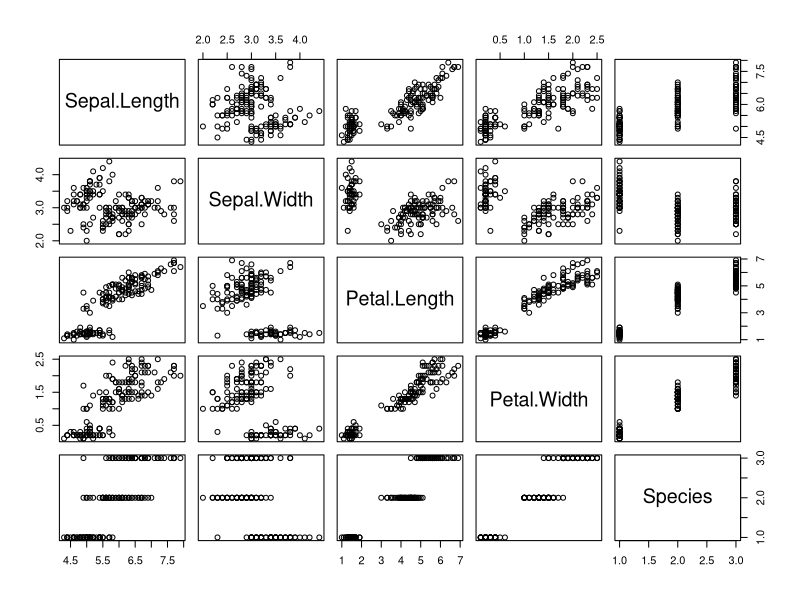
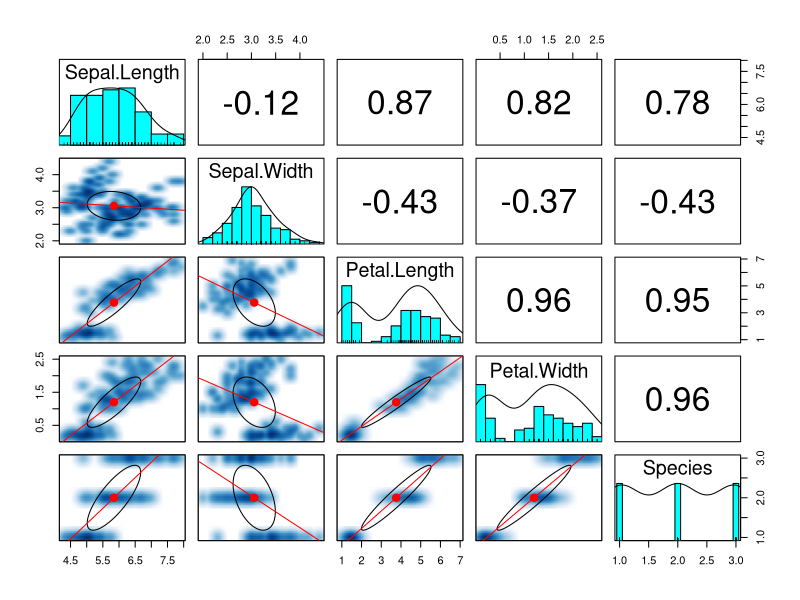
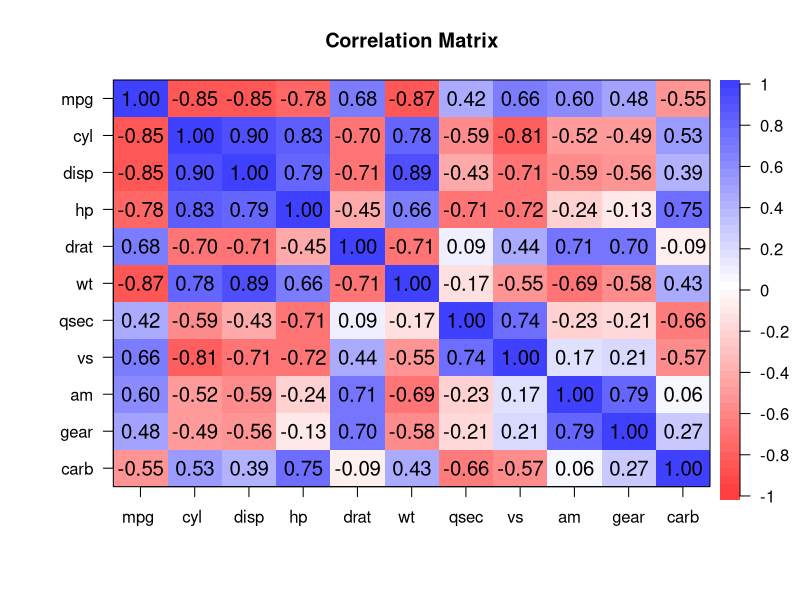
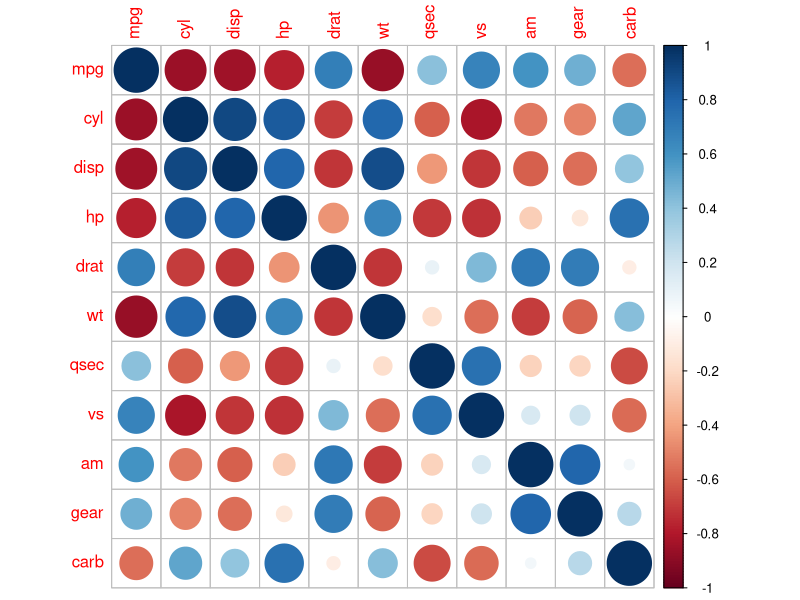

The R script that drew these images, in order: (Note: this script raises an error after producing the figures.)
## ---- chunk 1
knitr::opts_chunk$set(echo = TRUE)
## ---- chunk 2
cor(mtcars)
## ---- chunk 3
library(graphics)
library(psych)
library(corrplot)

pairs(iris)

pairs.panels(iris,lm = TRUE, smoother = TRUE)

# corPlot() from psych package shows correlation matrices graphically by using the image function to emphasize structure:

cor_matrix <- cor(mtcars)
corPlot(cor_matrix, main = "Correlation Matrix")
# psych package contains a wealth of useful functions, for more  help(package="psych"):
# for example for descriptive statistics try describe():
describe(mtcars)

# corrplot() from corrplot package:
corrplot(cor_matrix)

# PlotCorr() from DescTools (Tools for Descriptive Statistics):
PlotCorr(cor_matrix, cols=colorRampPalette(c("red", "black", "green"), space = "rgb")(20))

## ---- chunk 4
# Correlation test (one pair):

cor_test_result <- cor.test(mtcars$mpg,mtcars$cyl,alternative="two.sided",method="pearson",conf.level = 0.95)


